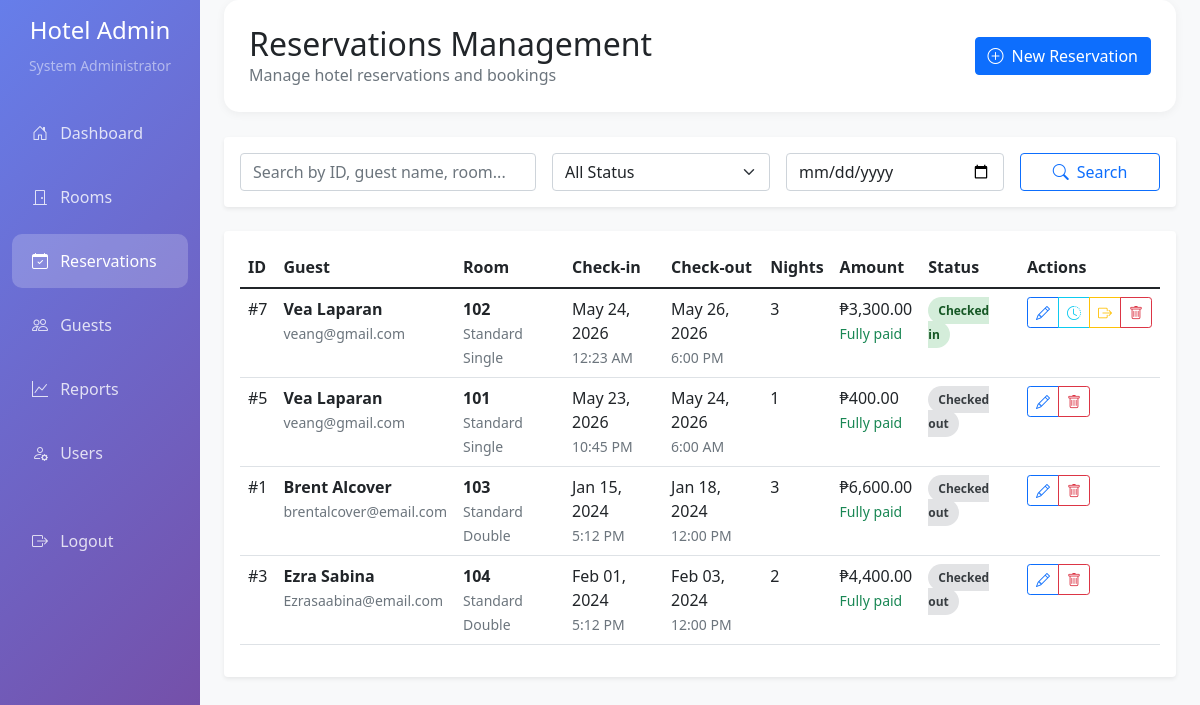
/admin/reservations.php (signed in), run on an earlier commit of the app's database.
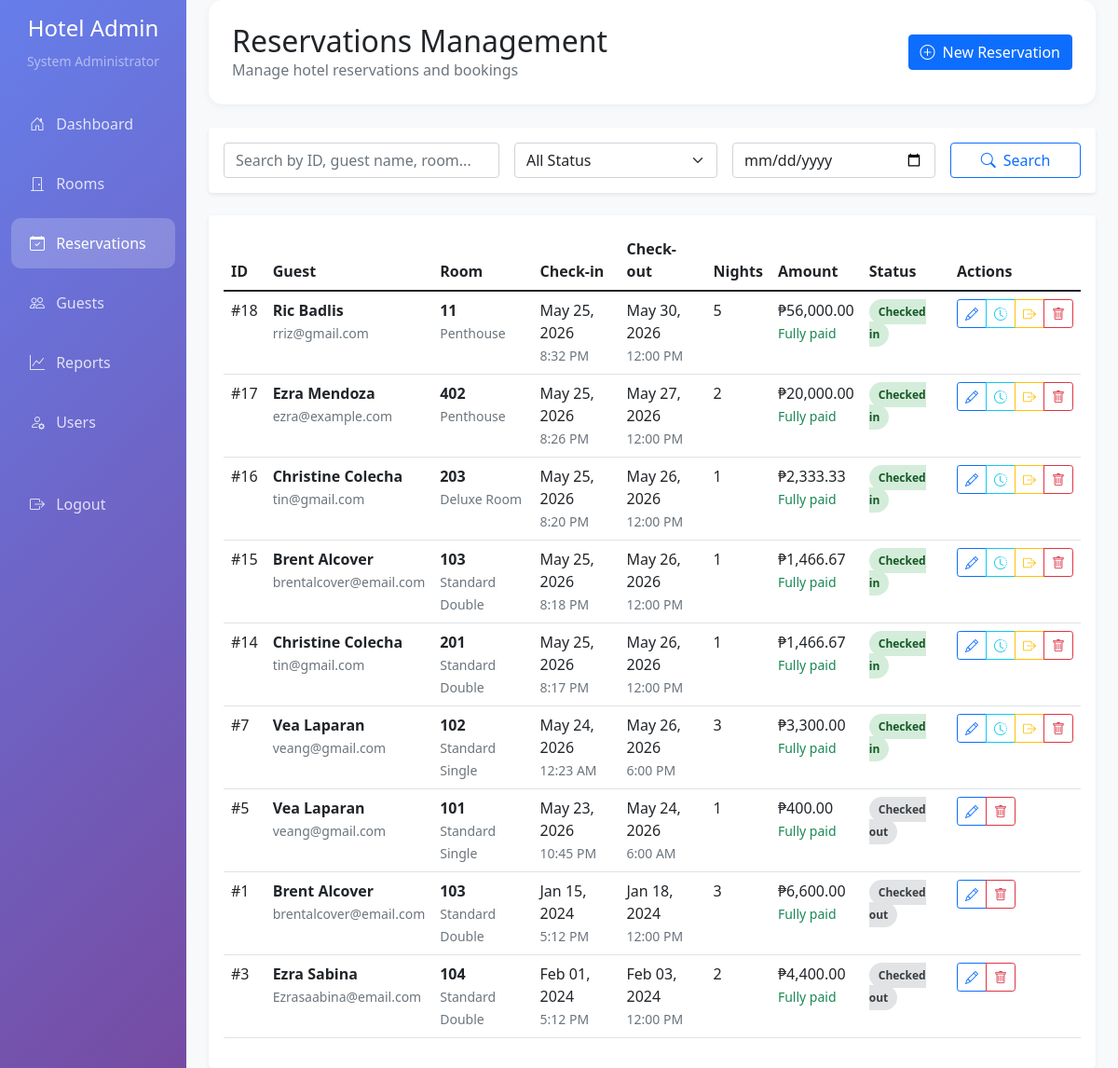
And on a later commit of the database.
### tables this page shows
CREATE TABLE `reservations` (
  `reservation_id` int(11) NOT NULL,
  `guest_id` int(11) NOT NULL,
  `room_id` int(11) NOT NULL,
  `check_in_date` date NOT NULL,
  `check_in_time` time NOT NULL DEFAULT curtime(),
  `check_out_date` date NOT NULL,
  `check_out_time` time NOT NULL DEFAULT '12:00:00',
  `total_amount` decimal(10,2) NOT NULL,
  `status` enum('confirmed','checked_in','checked_out','cancelled') DEFAULT 'confirmed',
  `created_by` int(11) NOT NULL,
  `created_at` timestamp NOT NULL DEFAULT current_timestamp()
);

CREATE TABLE `guests` (
  `guest_id` int(11) NOT NULL,
  `first_name` varchar(50) NOT NULL,
  `last_name` varchar(50) NOT NULL,
  `email` varchar(100) NOT NULL,
  `phone` varchar(20) NOT NULL,
  `address` text DEFAULT NULL,
  `id_number` varchar(50) DEFAULT NULL,
  `created_at` timestamp NOT NULL DEFAULT current_timestamp()
);

CREATE TABLE `rooms` (
  `room_id` int(11) NOT NULL,
  `room_number` varchar(10) NOT NULL,
  `type_id` int(11) NOT NULL,
  `floor_number` int(11) NOT NULL,
  `status` enum('available','occupied','maintenance','reserved') DEFAULT 'available'
);

CREATE TABLE `room_types` (
  `type_id` int(11) NOT NULL,
  `type_name` varchar(50) NOT NULL,
  `description` text DEFAULT NULL,
  `base_price` decimal(10,2) NOT NULL,
  `max_occupancy` int(11) NOT NULL
);

### config/database.php (called while the page is built, shortened)
<?php
class Database {
    private $host = "localhost";
    private $username = "root";
    private $password = "";
    private $database = "hotel_reservation";
    private $connection;
    public function __construct() {
        $this->connection = $this->getConnection();
    }
    private function getConnection() {
        try {
            $conn = new mysqli($this->host, $this->username, $this->password, $this->database);
            $conn->set_charset("utf8");
            return $conn;
        } catch (Exception $e) {
            die("Database connection error: " . $e->getMessage());
        }
    }
    public function query($sql) {
        $result = $this->connection->query($sql);
        return $result;
    }
}
?>

### functions/availability.php (called while the page is built, shortened)
<?php
function hasReservationTimeColumns($db) {
    $result = $db->query("SHOW COLUMNS FROM reservations LIKE 'check_out_time'");
    return $result && $result->num_rows > 0;
}

### admin/reservations.php (the view, shortened to what the changed rows need)
<?php
require_once __DIR__ . '/../config/database.php';
require_once __DIR__ . '/../functions/availability.php';
$db = new Database();
$hasTimeColumns = hasReservationTimeColumns($db);
$checkInTimeExpr = $hasTimeColumns ? 'r.check_in_time' : "'14:00:00'";
$checkOutTimeExpr = $hasTimeColumns ? 'r.check_out_time' : "'12:00:00'";
$sql = "SELECT r.*, $checkInTimeExpr as check_in_time, $checkOutTimeExpr as check_out_time, CONCAT(g.first_name, ' ', g.last_name) as guest_name,
        g.email as guest_email, g.phone as guest_phone,
        room.room_number, rt.type_name,
        COALESCE(payments_summary.paid_amount, 0) AS paid_amount,
        GREATEST(r.total_amount - COALESCE(payments_summary.paid_amount, 0), 0) AS remaining_amount
        FROM reservations r
        LEFT JOIN guests g ON r.guest_id = g.guest_id
        LEFT JOIN rooms room ON r.room_id = room.room_id
        LEFT JOIN room_types rt ON room.type_id = rt.type_id
        LEFT JOIN (
            SELECT reservation_id, SUM(amount) AS paid_amount
            FROM payments
            WHERE status = 'completed'
            GROUP BY reservation_id
        ) payments_summary ON payments_summary.reservation_id = r.reservation_id
        WHERE 1=1";
$sql .= " ORDER BY r.created_at DESC";
$reservationsResult = $db->query($sql);
?>
<!DOCTYPE html>
<html lang="en">
<head>
    <link href="https://cdn.jsdelivr.net/npm/bootstrap@5.1.3/dist/css/bootstrap.min.css" rel="stylesheet">
    <link rel="stylesheet" href="../node_modules/bootstrap-icons/font/bootstrap-icons.css">
</head>
<body>
    <div class="container-fluid">
        <div class="row">
            <main class="col-md-9 ms-sm-auto col-lg-10 px-md-4 main-content">
                <div class="page-header">
                    <div class="d-flex justify-content-between align-items-center">
                        <div>
                            <h2 class="mb-0">Reservations Management</h2>
                        </div>
                    </div>
                </div>
                <div class="card border-0 shadow-sm">
                    <div class="card-body">
                        <div class="table-responsive">
                            <table class="table table-hover">
                                <thead>
                                    <tr>
                                        <th>ID</th>
                                        <th>Guest</th>
                                        <th>Room</th>
                                        <th>Check-in</th>
                                        <th>Check-out</th>
                                        <th>Nights</th>
                                        <th>Amount</th>
                                        <th>Status</th>
                                        <th>Actions</th>
                                    </tr>
                                </thead>
                                <tbody>
                                    <?php while ($reservation = $reservationsResult->fetch_assoc()): ?>
                                    <tr>
                                        <td>#<?php echo $reservation['reservation_id']; ?></td>
                                        <td>
                                            <div>
                                                <strong><?php echo $reservation['guest_name']; ?></strong><br>
                                                <small class="text-muted"><?php echo $reservation['guest_email']; ?></small>
                                            </div>
                                        </td>
                                        <td>
                                            <div>
                                                <strong><?php echo $reservation['room_number']; ?></strong><br>
                                                <small class="text-muted"><?php echo $reservation['type_name']; ?></small>
                                            </div>
                                        </td>
                                        <?php
                                            $checkInDateTime = $reservation['check_in_date'];
                                            $checkOutDateTime = $reservation['check_out_date'];
                                            $checkInTime = !empty($reservation['check_in_time']) ? $reservation['check_in_time'] : '14:00:00';
                                            $checkOutTime = !empty($reservation['check_out_time']) ? $reservation['check_out_time'] : '12:00:00';
                                            $checkInDateTime .= ' ' . $checkInTime;
                                            $checkOutDateTime .= ' ' . $checkOutTime;
                                            $checkInTs = strtotime($checkInDateTime);
                                            $checkOutTs = strtotime($checkOutDateTime);
                                            $nights = max(1, ceil(($checkOutTs - $checkInTs) / (60 * 60 * 24)));
                                            $checkInDisplayDate = date('M d, Y', $checkInTs);
                                            $checkOutDisplayDate = date('M d, Y', $checkOutTs);
                                            $checkInDisplayTime = date('g:i A', strtotime($checkInTime));
                                            $checkOutDisplayTime = date('g:i A', strtotime($checkOutTime));
                                        ?>
                                        <td>
                                            <?php echo $checkInDisplayDate; ?><br>
                                            <?php if ($checkInDisplayTime): ?>
                                                <small class="text-muted"><?php echo $checkInDisplayTime; ?></small>
                                            <?php endif; ?>
                                        </td>
                                        <td>
                                            <?php echo $checkOutDisplayDate; ?><br>
                                            <?php if ($checkOutDisplayTime): ?>
                                                <small class="text-muted"><?php echo $checkOutDisplayTime; ?></small>
                                            <?php endif; ?>
                                        </td>
                                        <td><?php echo $nights; ?></td>
                                        <td>
                                            ₱<?php echo number_format($reservation['total_amount'], 2); ?>
                                            <?php if ((float)$reservation['remaining_amount'] > 0): ?>
                                                <br><small class="text-warning">Balance: ₱<?php echo number_format($reservation['remaining_amount'], 2); ?></small>
                                            <?php else: ?>
                                                <br><small class="text-success">Fully paid</small>
                                            <?php endif; ?>
                                        </td>
                                        <td>
                                            <span class="status-badge status-<?php echo $reservation['status']; ?>">
                                                <?php echo ucfirst(str_replace('_', ' ', $reservation['status'])); ?>
                                            </span>
                                        </td>
                                        <td>
                                            <div class="btn-group" role="group">
                                                <button class="btn btn-sm btn-outline-primary"
                                                        onclick="editReservation(<?php echo $reservation['reservation_id']; ?>)">
                                                    <i class="bi bi-pencil"></i>
                                                </button>
                                                <?php if ($reservation['status'] == 'checked_in'): ?>
                                                <button class="btn btn-sm btn-outline-info"
                                                        onclick="openExtendModal(<?php echo $reservation['reservation_id']; ?>)">
                                                    <i class="bi bi-clock-history"></i>
                                                </button>
                                                <button class="btn btn-sm btn-outline-warning"
                                                        onclick="checkOut(<?php echo $reservation['reservation_id']; ?>)">
                                                    <i class="bi bi-box-arrow-right"></i>
                                                </button>
                                                <?php endif; ?>
                                                <button class="btn btn-sm btn-outline-danger"
                                                        onclick="deleteReservation(<?php echo $reservation['reservation_id']; ?>)">
                                                    <i class="bi bi-trash"></i>
                                                </button>
                                            </div>
                                        </td>
                                    </tr>
                                    <?php endwhile; ?>
                                </tbody>
                            </table>
                        </div>
                    </div>
                </div>
            </main>
        </div>
    </div>
</body>
</html>

What changed in the data, as far as the page shows it:
added reservations: reservation_id "18", guest_name "Ric Badlis", guest.email "rriz@gmail.com", room.room_number "11", room_types.type_name "Penthouse", checkInDisplayDate "May 25, 2026", check_in_time "8:32 PM", checkOutDisplayDate "May 30, 2026", check_out_time "12:00 PM", nights "5", total_amount "56,000.00", status "Checked in"
added reservations: reservation_id "17", guest_name "Ezra Mendoza", guest.email "ezra@example.com", room.room_number "402", room_types.type_name "Penthouse", checkInDisplayDate "May 25, 2026", check_in_time "8:26 PM", checkOutDisplayDate "May 27, 2026", check_out_time "12:00 PM", nights "2", total_amount "20,000.00", status "Checked in"
added reservations: reservation_id "16", guest_name "Christine Colecha", guest.email "tin@gmail.com", room.room_number "203", room_types.type_name "Deluxe Room", checkInDisplayDate "May 25, 2026", check_in_time "8:20 PM", checkOutDisplayDate "May 26, 2026", check_out_time "12:00 PM", nights "1", total_amount "2,333.33", status "Checked in"
added reservations: reservation_id "15", guest_name "Brent Alcover", guest.email "brentalcover@email.com", room.room_number "103", room_types.type_name "Standard Double", checkInDisplayDate "May 25, 2026", check_in_time "8:18 PM", checkOutDisplayDate "May 26, 2026", check_out_time "12:00 PM", nights "1", total_amount "1,466.67", status "Checked in"
added reservations: reservation_id "14", guest_name "Christine Colecha", guest.email "tin@gmail.com", room.room_number "201", room_types.type_name "Standard Double", checkInDisplayDate "May 25, 2026", check_in_time "8:17 PM", checkOutDisplayDate "May 26, 2026", check_out_time "12:00 PM", nights "1", total_amount "1,466.67", status "Checked in"
